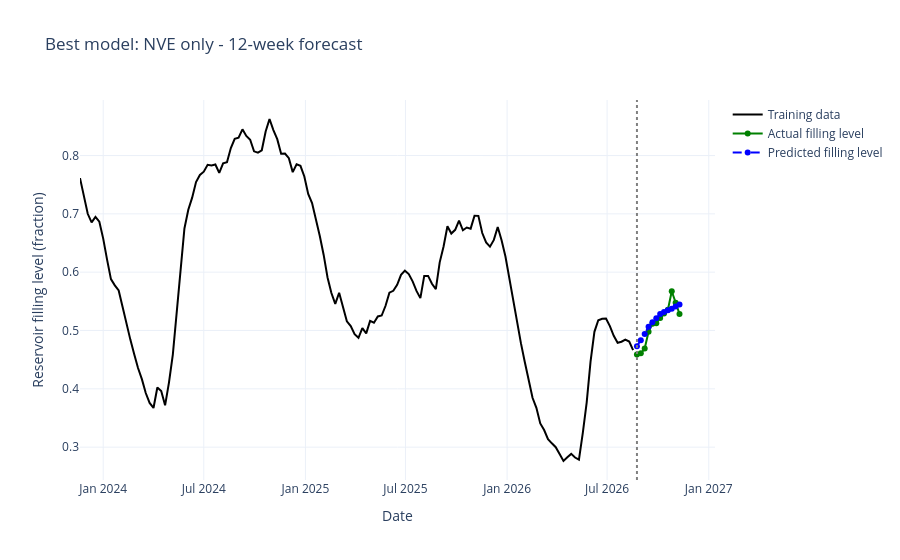

The cell this chart's notebook holds for it:
### Code cell
# Plot the best model with historical training data

# Select reservoir data for NO2
historical_data = df_nve[
    (df_nve["omrType"] == "EL") &
    (df_nve["omrnr"] == 2)
].copy()

# Convert ISO year and week to dates
historical_data["Date"] = pd.to_datetime(
    historical_data["iso_aar"].astype(str)
    + "-W"
    + historical_data["iso_uke"].astype(str).str.zfill(2)
    + "-1",
    format="%G-W%V-%u"
)

# Select the same history used by the forecasting model
historical_data = (
    historical_data
    .sort_values("Date")
    .tail(best_history)
)

# Separate training data from the evaluation period
training_data = historical_data.iloc[:-12]

fig = go.Figure()

# Historical training observations
fig.add_trace(go.Scatter(
    x=training_data["Date"],
    y=training_data["fyllingsgrad"],
    mode="lines",
    name="Training data",
    line=dict(color="black")
))

# Actual filling levels in the evaluation period
fig.add_trace(go.Scatter(
    x=best_model["Date"],
    y=best_model["Actual filling level"],
    mode="lines+markers",
    name="Actual filling level",
    line=dict(color="green")
))

# Predicted filling levels
fig.add_trace(go.Scatter(
    x=best_model["Date"],
    y=best_model["Predicted filling level"],
    mode="lines+markers",
    name="Predicted filling level",
    line=dict(color="blue", dash="dash")
))

# Mark the beginning of the forecast
fig.add_vline(
    x=best_model["Date"].iloc[0],
    line_dash="dot",
    line_color="gray"
)

fig.update_layout(
    title=f"Best model: {best_source} - 12-week forecast",
    xaxis_title="Date",
    yaxis_title="Reservoir filling level (fraction)",
    template="plotly_white",
    hovermode="x unified"
)

fig.show()

### Figure 1 — Plotly figure (JSON) as saved in the notebook; plotly's stock layout.template omitted (floating-point values rounded to 4 significant figures; data arrays with more than 128 entries replaced by an {"elided": "..."} marker saying what was removed)
{"data": [{"line": {"color": "black"}, "mode": "lines", "name": "Training data", "type": "scatter", "x": {"elided": "144 str values"}, "y": {"elided": "144 float values"}}, {"line": {"color": "green"}, "mode": "lines+markers", "name": "Actual filling level", "type": "scatter", "x": ["2026-08-24T00:00:00.000000", "2026-08-31T00:00:00.000000", "2026-09-07T00:00:00.000000", "2026-09-14T00:00:00.000000", "2026-09-21T00:00:00.000000", "2026-09-28T00:00:00.000000", "2026-10-05T00:00:00.000000", "2026-10-12T00:00:00.000000", "2026-10-19T00:00:00.000000", "2026-10-26T00:00:00.000000", "2026-11-02T00:00:00.000000", "2026-11-09T00:00:00.000000"], "y": [0.459, 0.4609, 0.469, 0.498, 0.5115, 0.5124, 0.5214, 0.5293, 0.5357, 0.5673, 0.5475, 0.5284]}, {"line": {"color": "blue", "dash": "dash"}, "mode": "lines+markers", "name": "Predicted filling level", "type": "scatter", "x": ["2026-08-24T00:00:00.000000", "2026-08-31T00:00:00.000000", "2026-09-07T00:00:00.000000", "2026-09-14T00:00:00.000000", "2026-09-21T00:00:00.000000", "2026-09-28T00:00:00.000000", "2026-10-05T00:00:00.000000", "2026-10-12T00:00:00.000000", "2026-10-19T00:00:00.000000", "2026-10-26T00:00:00.000000", "2026-11-02T00:00:00.000000", "2026-11-09T00:00:00.000000"], "y": [0.4731, 0.4833, 0.4942, 0.5064, 0.5143, 0.5211, 0.5281, 0.5316, 0.5349, 0.5371, 0.5413, 0.5445]}], "layout": {"hovermode": "x unified", "shapes": [{"line": {"color": "gray", "dash": "dot"}, "type": "line", "x0": "2026-08-24T00:00:00", "x1": "2026-08-24T00:00:00", "xref": "x", "y0": 0, "y1": 1, "yref": "y domain"}], "title": {"text": "Best model: NVE only - 12-week forecast"}, "xaxis": {"title": {"text": "Date"}}, "yaxis": {"title": {"text": "Reservoir filling level (fraction)"}}}}
